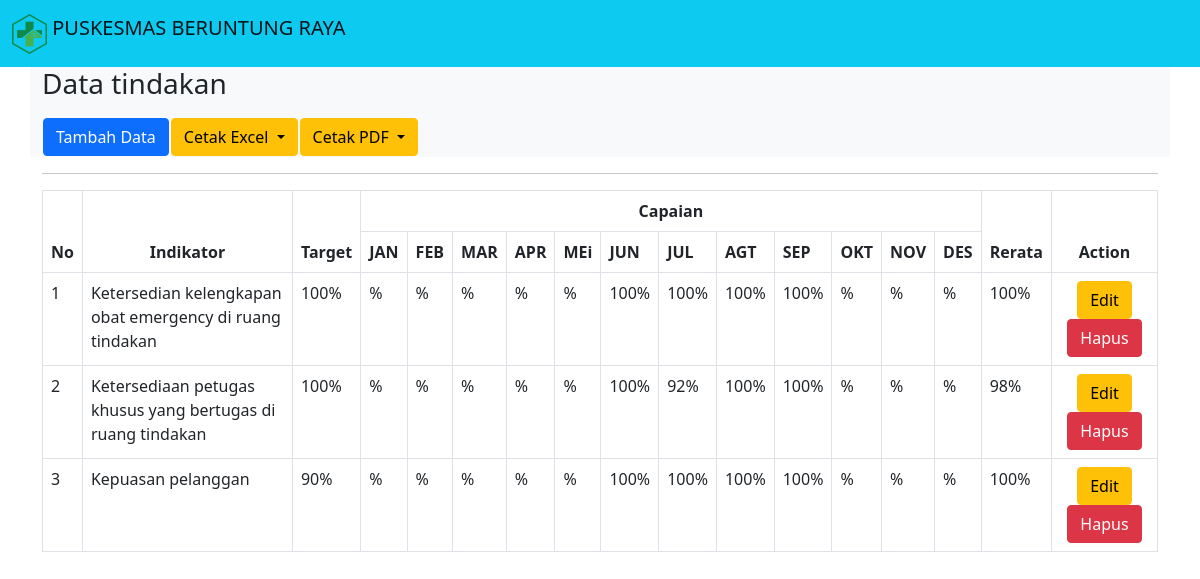
The app's page /ruangan/tindakan.php with its own data.
### tables this page shows
CREATE TABLE `tb_indikator` (
  `id` int(11) NOT NULL,
  `indikator` varchar(225) NOT NULL,
  `target` varchar(10) NOT NULL,
  `jan` varchar(50) NOT NULL,
  `feb` varchar(50) NOT NULL,
  `mar` varchar(50) NOT NULL,
  `apr` varchar(50) NOT NULL,
  `mei` varchar(50) NOT NULL,
  `jun` varchar(10) NOT NULL,
  `jul` varchar(10) NOT NULL,
  `agt` varchar(10) NOT NULL,
  `sep` varchar(10) NOT NULL,
  `okt` varchar(50) NOT NULL,
  `nov` varchar(50) NOT NULL,
  `des` varchar(50) NOT NULL,
  `rata` varchar(10) NOT NULL,
  `ruangan` varchar(50) NOT NULL,
  `tahun` varchar(10) NOT NULL
);

### ruangan/tindakan.php (the view, shortened to what this page needs)
<?php
include "header.php";
?>
<div class="container">
        <div class="row">
            <section class="bg-light ">
                <h3 class="pb-2">
                    Data tindakan
                </h3>
                <table>
                    <th>
                        <a href="aksi/tambah_tindakan.php"class="btn btn-primary" >Tambah Data</a>
                    </th>
                    <th>
                        <div class="dropdown">
                            <button class="btn btn-warning dropdown-toggle" type="button" id="dropdownMenuButton1" data-bs-toggle="dropdown" aria-expanded="false">
                            Cetak Excel
                            </button>
                        </div>
                    </th>
                    <th>
                        <div class="dropdown">
                            <button class="btn btn-warning dropdown-toggle" type="button" id="dropdownMenuButton1" data-bs-toggle="dropdown" aria-expanded="false">
                            Cetak PDF
                            </button>
                        </div>
                    </th>
                </table>
            </section>
        </div>
        <hr>
        <div class="row">
            <div class="table-responsive" id="no-more-tables">
                <table class="table table-bordered">
                <thead>
                        <tr align="center">
                          <th scope="col" rowspan="2">No</th>
                          <th scope="col" rowspan="2">Indikator</th>
                          <th scope="col" rowspan="2" >Target</th>
                          <th scope="col" colspan="12">Capaian</th>
                          <th scope="col" rowspan="2">Rerata</th>
                          <th scope="col" rowspan="2" colspan="2">Action</th>
                        </tr>
                        <tr>
                            <th>JAN</th>
                            <th>FEB</th>
                            <th>MAR</th>
                            <th>APR</th>
                            <th>MEi</th>
                            <th>JUN</th>
                            <th>JUL</th>
                            <th>AGT</th>
                            <th>SEP</th>
                            <th>OKT</th>
                            <th>NOV</th>
                            <th>DES</th>
                        </tr>
                      </thead>
                        <?php
                            include "../asset/koneksi/koneksi.php";
                            $no=1;
                            $query= mysqli_query($koneksi,"SELECT * FROM `tb_indikator` WHERE ruangan LIKE 'Ruangan tindakan' ORDER BY tahun DESC");
                            while ($data = mysqli_fetch_array($query)){
                        ?>
                      <tbody>
                        <tr>
                            <td data-title="No"><?php echo $no++;?></td>
                            <td data-title="Indikator"><?php echo $data['indikator'];?></td>
                            <td data-title="Target"><?php echo $data['target'];?>%</td>
                            <td data-title="Januari"><?php echo $data['jan'];?>%</td>
                            <td data-title="Februari"><?php echo $data['feb'];?>%</td>
                            <td data-title="Maret"><?php echo $data['mar'];?>%</td>
                            <td data-title="April"><?php echo $data['apr'];?>%</td>
                            <td data-title="Mei"><?php echo $data['mei'];?>%</td>
                            <td data-title="Juni"><?php echo $data['jun'];?>%</td>
                            <td data-title="Juli"><?php echo $data['jul'];?>%</td>
                            <td data-title="Agustus"><?php echo $data['agt'];?>%</td>
                            <td data-title="September"><?php echo $data['sep'];?>%</td>
                            <td data-title="Oktober"><?php echo $data['okt'];?>%</td>
                            <td data-title="November"><?php echo $data['nov'];?>%</td>
                            <td data-title="Desember"><?php echo $data['des'];?>%</td>
                            <td data-title="Rerata"><?php echo $data['rata'];?>%</td>
                            <td data-title="Action" align="center"><a href="aksi/edit_tindakan.php?id=<?php echo $data['id']; ?>"class="btn btn-warning">Edit</a>
                        <a href="aksi/hapus_tindakan.php?id=<?php echo $data['id']; ?>" class="btn btn-danger">Hapus</a></td>
                        </tr>
                        <?php
                            }
                        ?>
                      </tbody>
                  </table>
            </div>
        </div>
      </div>
</body>
</html>

### records on screen
tb_indikator: indikator "Ketersedian kelengkapan obat emergency di ruang tindakan", target "100", jun "100", jul "100", agt "100", sep "100", rata "100"
tb_indikator: indikator "Ketersediaan petugas khusus yang bertugas di ruang tindakan", target "100", jun "100", jul "92", agt "100", sep "100", rata "98"
tb_indikator: indikator "Kepuasan pelanggan", target "90", jun "100", jul "100", agt "100", sep "100", rata "100"
